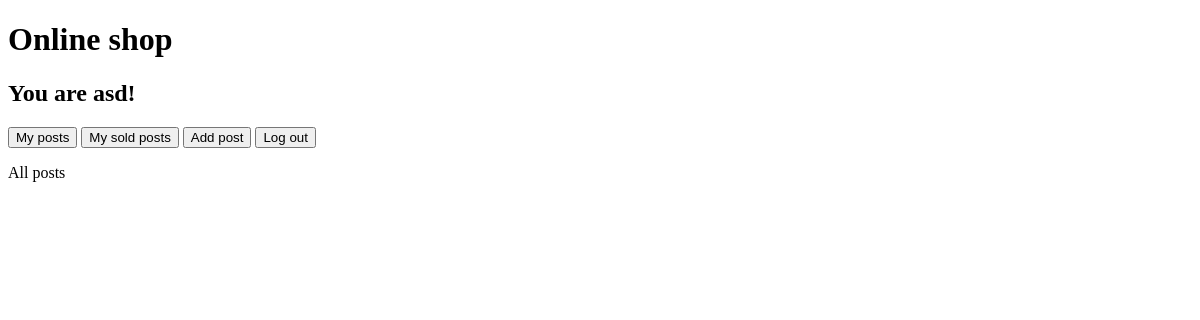
The app's page /2/, older data.
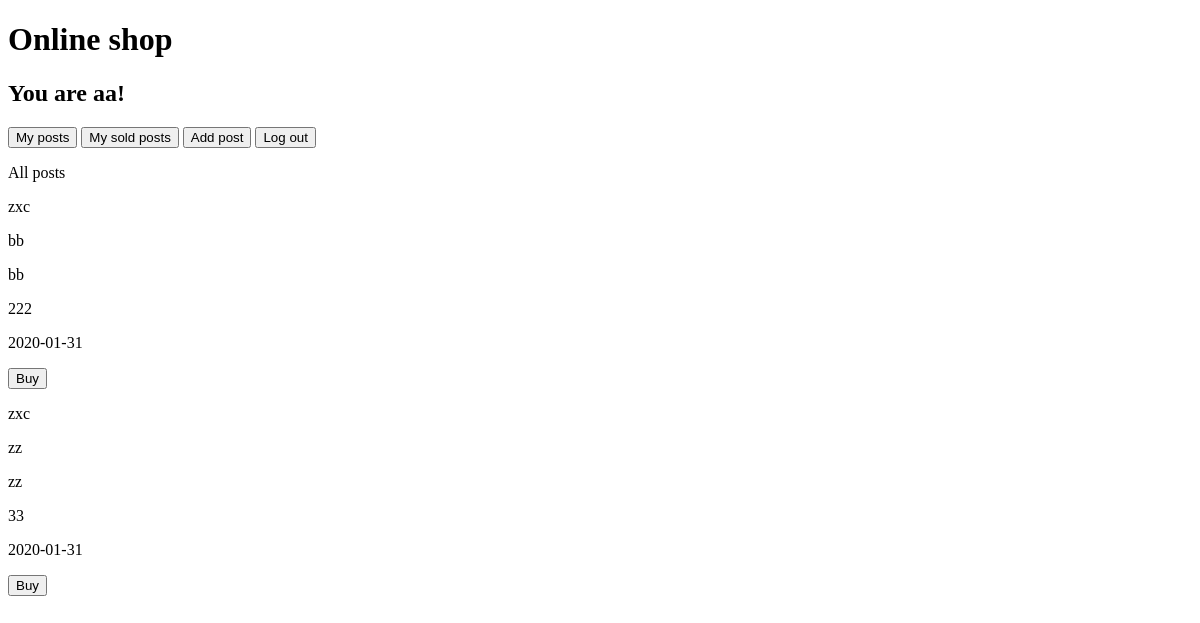
The same page, newer data.
### tables this page shows
CREATE TABLE users
    (
        id INTEGER PRIMARY KEY AUTOINCREMENT,
        username TEXT,
        password TEXT,
        email TEXT UNIQUE,
        address TEXT,
        telephone_number INTEGER
    );

CREATE TABLE posts
    (
        post_id INTEGER PRIMARY KEY AUTOINCREMENT,
        title TEXT,
        description TEXT,
        price INTEGER,
        owner INTEGER,
        date TEXT,
        is_active BOOL,
        user_bought INTEGER,
        FOREIGN KEY(owner) REFERENCES users(id),
        FOREIGN KEY(user_bought) REFERENCES users(id)
    );

### main.py (the view)
@app.route('/<int:id>/')
def after_reg_log(id):
    return render_template('index.html', User = User.find_by_id(id), posts=Post.all())

### database.py (called while the page is built)
    def __enter__(self):
        self.conn = sqlite3.connect(DB_NAME)
        return self.conn.cursor()

    def __exit__(self, type, value, traceback):
        self.conn.commit()

### post.py (called while the page is built)
    @staticmethod
    def all():
        with DB() as db:
            rows = db.execute('SELECT * FROM posts').fetchall()
            return [Post(*row) for row in rows]

    @staticmethod
    def find_owner(owner):
        with DB() as db:
            username = db.execute(
                '''
                SELECT username FROM users
                WHERE id = ?
                ''',
                (owner,)).fetchone()
        return username[0]

### user.py (called while the page is built)
    @staticmethod
    def find_by_id(id):
        with DB() as db:
            values = db.execute(
                'SELECT * FROM users WHERE id = ?',
                (id,)
            ).fetchone()
            return User(*values)

### templates/index.html (shortened to what this page needs)
<!DOCTYPE html>
<html lang="en">
<head>
</head>
<body>
    <div>
        {%if User != None%}
                <h1>Online shop</h1>
                <h2>You are {{User.username}}!</h2>
                <button type="button" onclick="location.href = '/{{User.id}}/my_posts/'">My posts</button>
                <button type="button" onclick="location.href = '/{{User.id}}/my_sold_posts/'">My sold posts</button>
                <button type="button" onclick="location.href = '/{{User.id}}/add_post/'">Add post</button>
                <button type="button" onclick="location.href = '/'">Log out</button>
                <p>All posts</p>
        {%endif%}
    </div>
        {%for Post in posts %}
            <div>
                {%if Post.is_active == True%}
                    <p>{{Post.find_owner(Post.owner)}}</p>
                    <p>{{Post.title}}</p>
                    <p>{{Post.description}}</p>
                    <p>{{Post.price}}</p>
                    <p>{{Post.date}}</p>
                    {%if Post.owner != User.id and User != None%}
                        <form class="buy" action="/{{User.id}}/buy/{{Post.post_id}}/">
                            <button type="submit" value="submit">Buy</button>
                        </form>
                    {%endif%}
                {%endif%}
            </div>
        {%endfor%}
</body>
</html>

Row changes from the older to the newer data that the page shows:
changed users: username "asd" → "aa"
added posts: find_owner "zxc", title "bb", description "bb", price "222", date "2020-01-31"
added posts: find_owner "zxc", title "zz", description "zz", price "33", date "2020-01-31"
